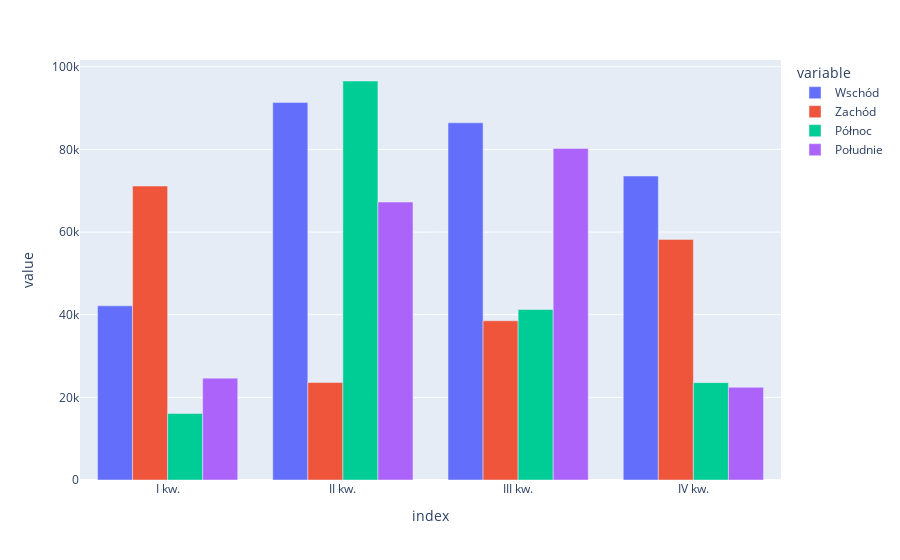

Source (notebook cell):
### Code cell
data.plot.bar(barmode = "group")

### Figure 1 — Plotly figure (JSON) as saved in the notebook; plotly's stock layout.template omitted (floating-point values rounded to 4 significant figures)
{"data": [{"alignmentgroup": "True", "hovertemplate": "variable=Wschód<br>index=%{x}<br>value=%{y}<extra></extra>", "legendgroup": "Wschód", "marker": {"color": "#636efa", "pattern": {"shape": ""}}, "name": "Wschód", "offsetgroup": "Wschód", "orientation": "v", "showlegend": true, "textposition": "auto", "type": "bar", "x": ["I kw.", "II kw.", "III kw.", "IV kw."], "xaxis": "x", "y": [42140.0, 91340.0, 86440.0, 73560.0], "yaxis": "y"}, {"alignmentgroup": "True", "hovertemplate": "variable=Zachód<br>index=%{x}<br>value=%{y}<extra></extra>", "legendgroup": "Zachód", "marker": {"color": "#EF553B", "pattern": {"shape": ""}}, "name": "Zachód", "offsetgroup": "Zachód", "orientation": "v", "showlegend": true, "textposition": "auto", "type": "bar", "x": ["I kw.", "II kw.", "III kw.", "IV kw."], "xaxis": "x", "y": [71140.0, 23590.0, 38530.0, 58220.0], "yaxis": "y"}, {"alignmentgroup": "True", "hovertemplate": "variable=Północ<br>index=%{x}<br>value=%{y}<extra></extra>", "legendgroup": "Północ", "marker": {"color": "#00cc96", "pattern": {"shape": ""}}, "name": "Północ", "offsetgroup": "Północ", "orientation": "v", "showlegend": true, "textposition": "auto", "type": "bar", "x": ["I kw.", "II kw.", "III kw.", "IV kw."], "xaxis": "x", "y": [16090.0, 96560.0, 41260.0, 23560.0], "yaxis": "y"}, {"alignmentgroup": "True", "hovertemplate": "variable=Południe<br>index=%{x}<br>value=%{y}<extra></extra>", "legendgroup": "Południe", "marker": {"color": "#ab63fa", "pattern": {"shape": ""}}, "name": "Południe", "offsetgroup": "Południe", "orientation": "v", "showlegend": true, "textposition": "auto", "type": "bar", "x": ["I kw.", "II kw.", "III kw.", "IV kw."], "xaxis": "x", "y": [24650.0, 67270.0, 80210.0, 22430.0], "yaxis": "y"}], "layout": {"barmode": "group", "legend": {"title": {"text": "variable"}, "tracegroupgap": 0}, "margin": {"t": 60}, "xaxis": {"anchor": "y", "domain": [0, 1], "title": {"text": "index"}}, "yaxis": {"anchor": "x", "domain": [0, 1], "title": {"text": "value"}}}}
